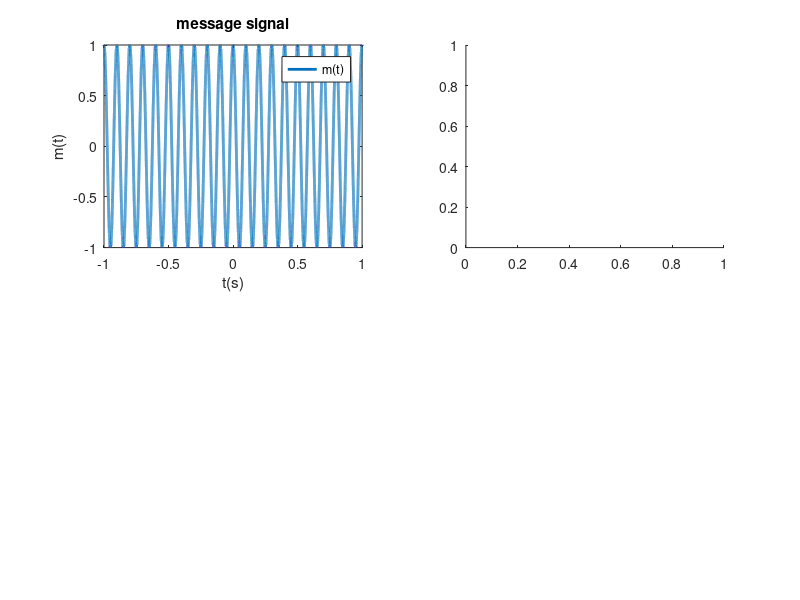

MATLAB code for this plot: (Note: this script raises an error after producing the figure.)
clc;
clear;

fs = 100e3;
fc = 10e3;
t0 = -5;
tf = 5;
ts = 1/fs;
t = t0 : ts : tf;
fm = 10;
ac = 1;
kf = 100;

m = cos(2*pi*fm*t);
m_int = (1/(2*pi*fm)) * sin(2*pi*fm*t);

xc = ac * cos(2*pi*fc*t + 2*pi*kf*m_int);


figure(1);
subplot(221); 
plot(t , m , 'LineWidth' , 2);
xlabel('t(s)');
ylabel('m(t)');
title('message signal');
legend('m(t)');
xlim([-1 1]);

figure(1);
subplot(222); 
FFT(m , fs); 
xlim([-20 20]);

figure(1);
subplot(223) 
plot(t, xc , 'LineWidth' , 2);
xlabel('t(s)');
ylabel('xc(t)');
title('modulated signal');
legend('xc(t)');
xlim([-500e-6 , 500e-6]);

figure(1);
subplot(224); 
FFT(xc , fs);
xlim([10e3-200 10e3+200]);


%demodulation

xc(end+1) = xc(end);

dxc = diff(xc) / ts;
edxc = abs(hilbert(dxc));
m_final = (1/kf)*((edxc/(ac*2*pi)) - fc);

figure(2);
plot(t, m_final);
xlabel('t(s)');
ylabel('m_modulated(t)');
title('demodulated signal');
legend('m_modulated(t)');
xlim([-1 , 1]);

